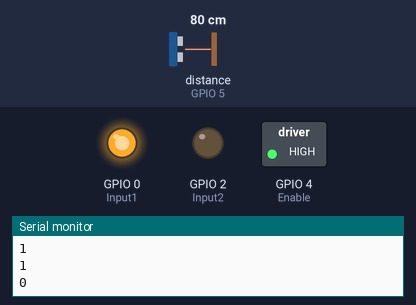
Recording of a sketch running on a simulated ESP8266 (NodeMCU). Shown: switched loads named in the sketch (green lamp = pin HIGH), output pins drawn as LEDs (lit = HIGH), the last lines printed to the serial monitor. Wiring (inferred from the names in the program): ultrasonic range finder: trigger GPIO 16; echo GPIO 5. The test bench sets the inputs (shaded band); at power-on: distance to the obstacle (sensor on GPIO 5) 80 cm. The echo pulse lasts 58.3 µs per cm; WiFi joins after 1.5 s; servers stay silent unless stated; pins used as bus, display or sensor lines are not drawn.

Above: at 4.6 s.
4.7 s: distance to the obstacle (sensor on GPIO 5) set to 7 cm
8.0 s: distance to the obstacle (sensor on GPIO 5) set to 4 cm
At 9.8 s:
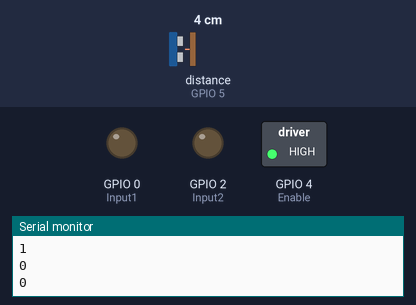
11.3 s: distance to the obstacle (sensor on GPIO 5) set to 9 cm
At 13.4 s:
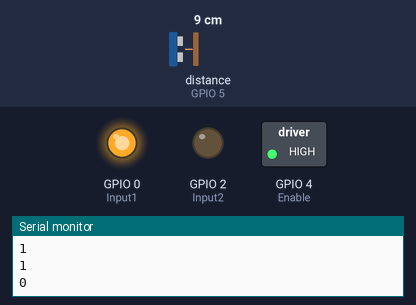
14.6 s: distance to the obstacle (sensor on GPIO 5) set to 2 cm
At 15.1 s:
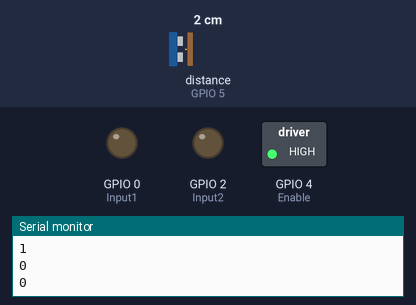
Timing chart, 0 to 17.6 s (numbered marks = the images above; inputs shaded):
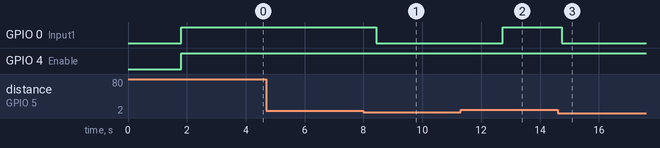

Measured:
- the behaviour switches between 6 and 5 cm on distance to the obstacle (sensor on GPIO 5) (found by bisection; images 0 and 1)
- after the input at 8.0 s, GPIO 0 (Input1): HIGH → LOW after 0.43 s
- after the input at 11.3 s, GPIO 0 (Input1): LOW → HIGH after 1.4 s
- after the input at 14.6 s, GPIO 0 (Input1): HIGH → LOW after 0.14 s

The sketch:

water-level.ino
```cpp
#include "ThingSpeak.h"
#include <ESP8266WiFi.h>

char ssid[] = "yadav";
char pass[] = "yadav826";

const int trigger = 16;
const int echo = 5;
int Enable = 4;

int Input1 = 0;

int Input2 = 2;
long Time;
float distanceinCM;
WiFiClient  client;

unsigned long ChannelField = 861229;
const int ChannelFieldNo = 1;
const char * APIKey = "YSGZSIJQG0GBWQTI";
void setup()
{
  Serial.begin(115200);
  pinMode(trigger, OUTPUT);
  pinMode(echo, INPUT);
  pinMode(Enable, OUTPUT);
  pinMode(Input1, OUTPUT);
  pinMode(Input2, OUTPUT);
  WiFi.mode(WIFI_STA);
  ThingSpeak.begin(client);
}

void loop()
{
    Serial.print("Attempting to connect to SSID: ");
    Serial.println(ssid);
    WiFi.begin(ssid, pass);
    while (WiFi.status() != WL_CONNECTED)
    {

      Serial.print("#");
      delay(500);
    }
    Serial.println("\nConnected.");


  digitalWrite(trigger, LOW);
  delay(1);
  digitalWrite(trigger, HIGH);
  delayMicroseconds(10);
  digitalWrite(trigger, LOW);
  Time = pulseIn(echo, HIGH);
  distanceinCM = Time * 0.034;
  distanceinCM = distanceinCM / 2;
  Serial.print("Distance in cm: ");
  Serial.println(distanceinCM);
   if(distanceinCM>5){
   ThingSpeak.writeField(ChannelField, ChannelFieldNo, distanceinCM, APIKey);

      motoron();
  }
  else{
    motoroff();
  }

  delay(1000);
}

void motoron()
{

  digitalWrite(Enable, HIGH);
digitalWrite(Input1, HIGH);
digitalWrite(Input2, LOW);


  Serial.println(digitalRead(Enable));
  Serial.println(digitalRead(Input1));
  Serial.println(digitalRead(Input2));

  delay(1000);


}

void motoroff()
{

  digitalWrite(Input1, LOW);
  digitalWrite(Input2, LOW);
  Serial.println(digitalRead(Enable));
  Serial.println(digitalRead(Input1));
  Serial.println(digitalRead(Input2));

  delay(1000);
}
```
